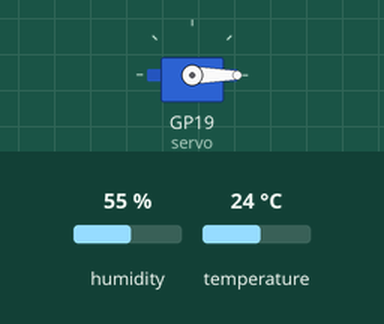
Recording of a program running on a simulated Raspberry Pi Pico running MicroPython. Shown: servo. The inputs (shaded band) are chosen by the test bench; at power-on: temperature 24 °C, humidity 55 %. Servo angles are drawn from the pulse width (0.5 ms = 0°, 2.5 ms = 180°).

Above: at 1.2 s.
1.3 s: temperature set to 39.5 °C
2.8 s: temperature set to 40.4 °C
At 3.8 s:
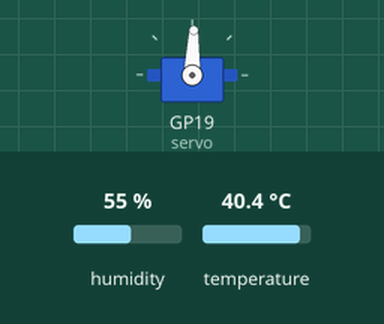
4.3 s: temperature set to 12 °C
At 5.5 s:
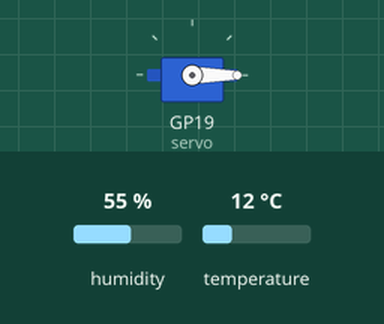
5.8 s: temperature set to 41 °C
At 6.2 s:
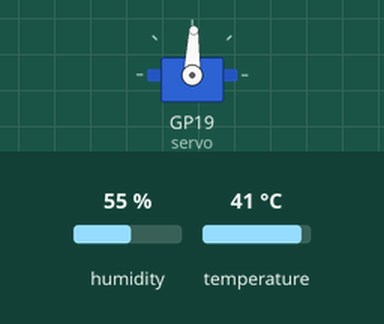
Timing chart, 0 to 8.3 s (numbered marks = the images above; inputs shaded):
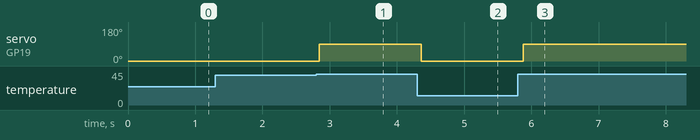

Measured:
- the behaviour switches between 39.9 and 40 °C on temperature (found by bisection; images 0 and 1)
- after the input at 1.3 s, every drawn part: stays the same
- after the input at 2.8 s, servo on GP19 (servo): 0° → 88° at once
- after the input at 4.3 s, servo on GP19 (servo): 88° → 0° after 0.06 s
- after the input at 5.8 s, servo on GP19 (servo): 0° → 88° after 0.08 s

The program:

ejemplo08.py
```python
from machine import PWM, Pin
import utime
from dht import DHT22

servo =PWM(Pin(19))
servo.freq(50)
sensor = DHT22(Pin(13))

while True:
    # Para los valores del servo de este simulador
    # 456703 ns -> 0 grados
    # 1474326 ns -> 90 grados
    # 2491950 ns -> 180 grados

    sensor.measure() # Leemos los valores del sensor
    temperatura = sensor.temperature() # Obtenemos la temperatura
    humedad = sensor.humidity() # Obtenemos la humedad

    if temperatura < 40:
        servo.duty_ns(456703)   # 0 grados (0 a 40)
    if temperatura >= 40 and temperatura < 60:
        servo.duty_ns(1474326)  # 90 grados (40 a 60)
    if temperatura >= 60:
        servo.duty_ns(2491950)  # 180 grados (60 o superior)

    utime.sleep_ms(50)
```
